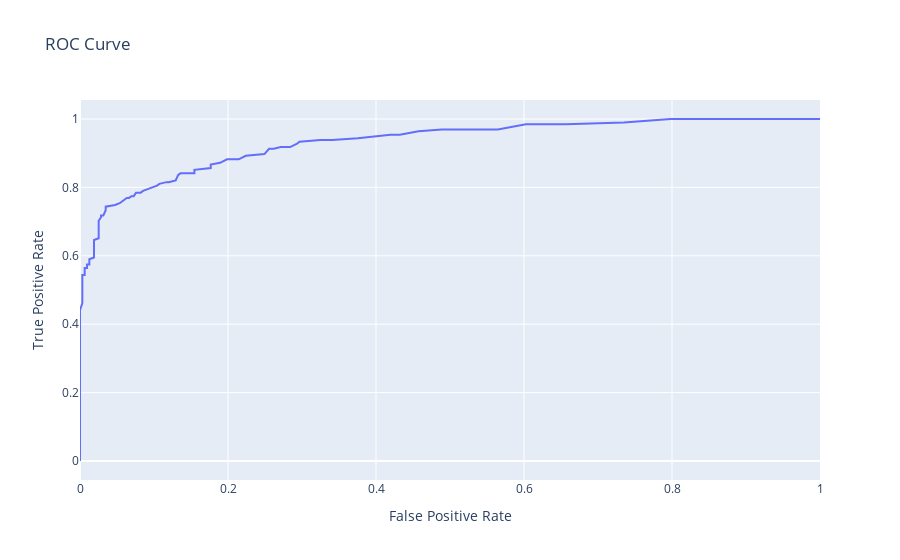

The notebook cell this image was saved under:
### Markdown cell above
The ROC curve plots this tradeoff (between TPR and FPR). We want high TPR, low FPR.

We plot it below.

### Code cell
fig = px.line(x=fprs, y = tprs, hover_name=thresholds, title="ROC Curve")
fig.update_xaxes(title="False Positive Rate")
fig.update_yaxes(title="True Positive Rate")
fig
